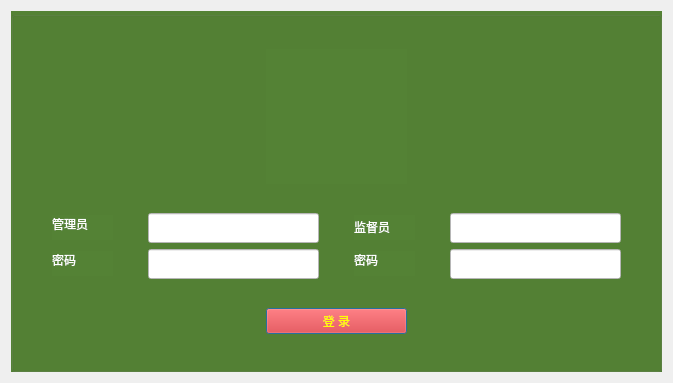
<?xml version="1.0" encoding="UTF-8"?>
<ui version="4.0">
 <class>AdminWithEphorLogin</class>
 <widget class="QDialog" name="AdminWithEphorLogin">
  <property name="geometry">
   <rect>
    <x>0</x>
    <y>0</y>
    <width>669</width>
    <height>379</height>
   </rect>
  </property>
  <property name="windowTitle">
   <string>身份验证</string>
  </property>
  <property name="windowIcon">
   <iconset resource="../../SysMainWindow.qrc">
    <normaloff>:/SysMainWindow/Resources/login-icon.png</normaloff>:/SysMainWindow/Resources/login-icon.png</iconset>
  </property>
  <layout class="QGridLayout" name="gridLayout">
   <item row="0" column="0">
    <widget class="QGroupBox" name="groupBox">
     <property name="minimumSize">
      <size>
       <width>651</width>
       <height>361</height>
      </size>
     </property>
     <property name="maximumSize">
      <size>
       <width>651</width>
       <height>361</height>
      </size>
     </property>
     <property name="styleSheet">
      <string notr="true">background-color: rgb(84, 130, 53);</string>
     </property>
     <property name="title">
      <string/>
     </property>
     <layout class="QGridLayout" name="gridLayout_3">
      <item row="0" column="0">
       <spacer name="horizontalSpacer">
        <property name="orientation">
         <enum>Qt::Horizontal</enum>
        </property>
        <property name="sizeHint" stdset="0">
         <size>
          <width>236</width>
          <height>20</height>
         </size>
        </property>
       </spacer>
      </item>
      <item row="0" column="1">
       <widget class="QLabel" name="label_2">
        <property name="minimumSize">
         <size>
          <width>141</width>
          <height>135</height>
         </size>
        </property>
        <property name="maximumSize">
         <size>
          <width>141</width>
          <height>135</height>
         </size>
        </property>
        <property name="styleSheet">
         <string notr="true">image: url(:/SysMainWindow/Resources/81logo.png);</string>
        </property>
        <property name="text">
         <string/>
        </property>
       </widget>
      </item>
      <item row="0" column="2">
       <spacer name="horizontalSpacer_2">
        <property name="orientation">
         <enum>Qt::Horizontal</enum>
        </property>
        <property name="sizeHint" stdset="0">
         <size>
          <width>236</width>
          <height>20</height>
         </size>
        </property>
       </spacer>
      </item>
      <item row="1" column="0" colspan="3">
       <layout class="QGridLayout" name="gridLayout_2">
        <item row="0" column="0">
         <widget class="QLabel" name="label_3">
          <property name="sizePolicy">
           <sizepolicy hsizetype="Fixed" vsizetype="Fixed">
            <horstretch>0</horstretch>
            <verstretch>0</verstretch>
           </sizepolicy>
          </property>
          <property name="minimumSize">
           <size>
            <width>61</width>
            <height>25</height>
           </size>
          </property>
          <property name="maximumSize">
           <size>
            <width>61</width>
            <height>25</height>
           </size>
          </property>
          <property name="styleSheet">
           <string notr="true">font: 75 14pt &quot;微软雅黑&quot;;
color: rgb(255, 255, 255);</string>
          </property>
          <property name="text">
           <string>&lt;html&gt;&lt;head/&gt;&lt;body&gt;&lt;p&gt;管理员&lt;br/&gt;&lt;/p&gt;&lt;/body&gt;&lt;/html&gt;</string>
          </property>
         </widget>
        </item>
        <item row="0" column="1">
         <widget class="QLineEdit" name="lineEdit_Admin">
          <property name="sizePolicy">
           <sizepolicy hsizetype="Fixed" vsizetype="Fixed">
            <horstretch>0</horstretch>
            <verstretch>0</verstretch>
           </sizepolicy>
          </property>
          <property name="minimumSize">
           <size>
            <width>171</width>
            <height>30</height>
           </size>
          </property>
          <property name="maximumSize">
           <size>
            <width>171</width>
            <height>30</height>
           </size>
          </property>
          <property name="styleSheet">
           <string notr="true">background-color: rgb(255, 255, 255);
font: 14pt &quot;微软雅黑&quot;;</string>
          </property>
         </widget>
        </item>
        <item row="0" column="2">
         <widget class="QLabel" name="label_6">
          <property name="sizePolicy">
           <sizepolicy hsizetype="Fixed" vsizetype="Fixed">
            <horstretch>0</horstretch>
            <verstretch>0</verstretch>
           </sizepolicy>
          </property>
          <property name="minimumSize">
           <size>
            <width>61</width>
            <height>25</height>
           </size>
          </property>
          <property name="maximumSize">
           <size>
            <width>61</width>
            <height>25</height>
           </size>
          </property>
          <property name="styleSheet">
           <string notr="true">font: 75 14pt &quot;微软雅黑&quot;;
color: rgb(255, 255, 255);</string>
          </property>
          <property name="text">
           <string>&lt;html&gt;&lt;head/&gt;&lt;body&gt;&lt;p&gt;监督员&lt;/p&gt;&lt;/body&gt;&lt;/html&gt;</string>
          </property>
         </widget>
        </item>
        <item row="0" column="3">
         <widget class="QLineEdit" name="lineEdit_Ephor">
          <property name="sizePolicy">
           <sizepolicy hsizetype="Fixed" vsizetype="Fixed">
            <horstretch>0</horstretch>
            <verstretch>0</verstretch>
           </sizepolicy>
          </property>
          <property name="minimumSize">
           <size>
            <width>171</width>
            <height>30</height>
           </size>
          </property>
          <property name="maximumSize">
           <size>
            <width>171</width>
            <height>30</height>
           </size>
          </property>
          <property name="styleSheet">
           <string notr="true">background-color: rgb(255, 255, 255);
font: 14pt &quot;微软雅黑&quot;;</string>
          </property>
         </widget>
        </item>
        <item row="1" column="0">
         <widget class="QLabel" name="label_4">
          <property name="sizePolicy">
           <sizepolicy hsizetype="Fixed" vsizetype="Fixed">
            <horstretch>0</horstretch>
            <verstretch>0</verstretch>
           </sizepolicy>
          </property>
          <property name="minimumSize">
           <size>
            <width>61</width>
            <height>25</height>
           </size>
          </property>
          <property name="maximumSize">
           <size>
            <width>61</width>
            <height>25</height>
           </size>
          </property>
          <property name="styleSheet">
           <string notr="true">font: 75 14pt &quot;微软雅黑&quot;;
color: rgb(255, 255, 255);</string>
          </property>
          <property name="text">
           <string>&lt;html&gt;&lt;head/&gt;&lt;body&gt;&lt;p&gt;密码&lt;br/&gt;&lt;/p&gt;&lt;/body&gt;&lt;/html&gt;</string>
          </property>
         </widget>
        </item>
        <item row="1" column="1">
         <widget class="QLineEdit" name="lineEdit_AdminPwd">
          <property name="sizePolicy">
           <sizepolicy hsizetype="Fixed" vsizetype="Fixed">
            <horstretch>0</horstretch>
            <verstretch>0</verstretch>
           </sizepolicy>
          </property>
          <property name="minimumSize">
           <size>
            <width>171</width>
            <height>30</height>
           </size>
          </property>
          <property name="maximumSize">
           <size>
            <width>171</width>
            <height>30</height>
           </size>
          </property>
          <property name="styleSheet">
           <string notr="true">background-color: rgb(255, 255, 255);
font: 14pt &quot;微软雅黑&quot;;</string>
          </property>
          <property name="echoMode">
           <enum>QLineEdit::Password</enum>
          </property>
         </widget>
        </item>
        <item row="1" column="2">
         <widget class="QLabel" name="label_5">
          <property name="sizePolicy">
           <sizepolicy hsizetype="Fixed" vsizetype="Fixed">
            <horstretch>0</horstretch>
            <verstretch>0</verstretch>
           </sizepolicy>
          </property>
          <property name="minimumSize">
           <size>
            <width>61</width>
            <height>25</height>
           </size>
          </property>
          <property name="maximumSize">
           <size>
            <width>61</width>
            <height>25</height>
           </size>
          </property>
          <property name="styleSheet">
           <string notr="true">font: 75 14pt &quot;微软雅黑&quot;;
color: rgb(255, 255, 255);</string>
          </property>
          <property name="text">
           <string>&lt;html&gt;&lt;head/&gt;&lt;body&gt;&lt;p&gt;密码&lt;br/&gt;&lt;/p&gt;&lt;/body&gt;&lt;/html&gt;</string>
          </property>
         </widget>
        </item>
        <item row="1" column="3">
         <widget class="QLineEdit" name="lineEdit_EphorPwd">
          <property name="sizePolicy">
           <sizepolicy hsizetype="Fixed" vsizetype="Fixed">
            <horstretch>0</horstretch>
            <verstretch>0</verstretch>
           </sizepolicy>
          </property>
          <property name="minimumSize">
           <size>
            <width>171</width>
            <height>30</height>
           </size>
          </property>
          <property name="maximumSize">
           <size>
            <width>171</width>
            <height>30</height>
           </size>
          </property>
          <property name="styleSheet">
           <string notr="true">background-color: rgb(255, 255, 255);
font: 14pt &quot;微软雅黑&quot;;</string>
          </property>
          <property name="echoMode">
           <enum>QLineEdit::Password</enum>
          </property>
         </widget>
        </item>
       </layout>
      </item>
      <item row="2" column="0">
       <spacer name="horizontalSpacer_3">
        <property name="orientation">
         <enum>Qt::Horizontal</enum>
        </property>
        <property name="sizeHint" stdset="0">
         <size>
          <width>236</width>
          <height>20</height>
         </size>
        </property>
       </spacer>
      </item>
      <item row="2" column="1">
       <widget class="QPushButton" name="pushButton_Login">
        <property name="styleSheet">
         <string notr="true">font: 75 24pt &quot;微软雅黑&quot;;
color: rgb(255, 255, 0);
background-color: rgb(255, 0, 0);
</string>
        </property>
        <property name="text">
         <string>登 录</string>
        </property>
        <property name="checkable">
         <bool>false</bool>
        </property>
        <property name="checked">
         <bool>false</bool>
        </property>
        <property name="autoRepeat">
         <bool>true</bool>
        </property>
        <property name="autoExclusive">
         <bool>true</bool>
        </property>
       </widget>
      </item>
      <item row="2" column="2">
       <spacer name="horizontalSpacer_4">
        <property name="orientation">
         <enum>Qt::Horizontal</enum>
        </property>
        <property name="sizeHint" stdset="0">
         <size>
          <width>236</width>
          <height>20</height>
         </size>
        </property>
       </spacer>
      </item>
     </layout>
    </widget>
   </item>
  </layout>
 </widget>
 <tabstops>
  <tabstop>lineEdit_Admin</tabstop>
  <tabstop>lineEdit_AdminPwd</tabstop>
  <tabstop>lineEdit_Ephor</tabstop>
  <tabstop>lineEdit_EphorPwd</tabstop>
  <tabstop>pushButton_Login</tabstop>
 </tabstops>
 <resources>
  <include location="../../SysMainWindow.qrc"/>
 </resources>
 <connections>
  <connection>
   <sender>pushButton_Login</sender>
   <signal>clicked()</signal>
   <receiver>AdminWithEphorLogin</receiver>
   <slot>slotLogin()</slot>
   <hints>
    <hint type="sourcelabel">
     <x>381</x>
     <y>331</y>
    </hint>
    <hint type="destinationlabel">
     <x>665</x>
     <y>310</y>
    </hint>
   </hints>
  </connection>
 </connections>
 <slots>
  <slot>slotLogin()</slot>
 </slots>
</ui>
